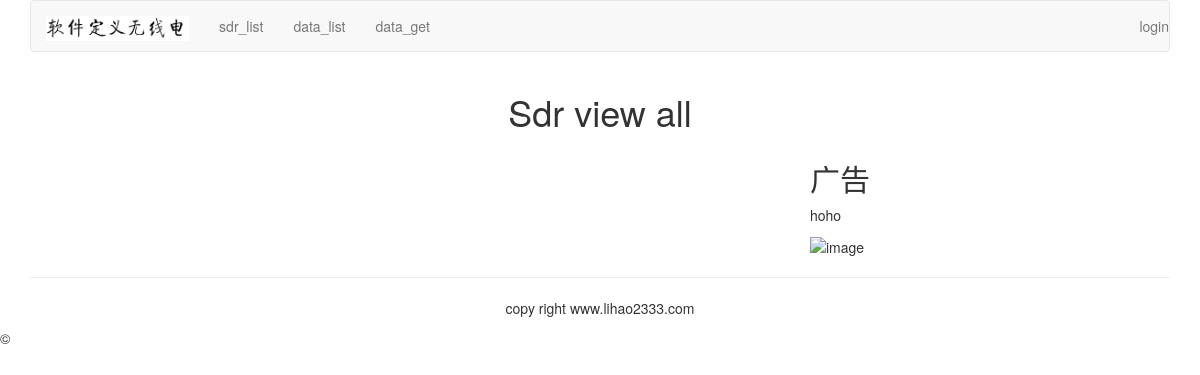
Before: /sdrpub/ with the older database file.
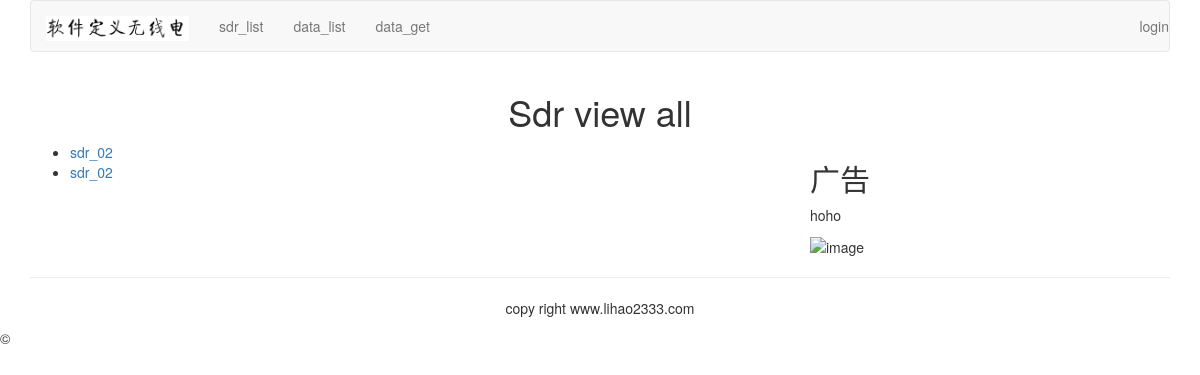
After: the same page with the newer database file.
### sdrpub/models.py (models this page shows, shortened)
class Sdr(models.Model):
    ip = models.GenericIPAddressField(primary_key=True)
    name = models.CharField(max_length=20)
    loc_x = models.FloatField(max_length=10)
    loc_y = models.FloatField(max_length=10)
    state = models.BooleanField(default=True)

### sdrpub/views.py (the view)
def sdr_list(request):
    sdrs = Sdr.objects.all()
    return render(request,"sdr/list.html", {"sdrs":sdrs} )

### templates/sdr/list.html (shortened to what this page needs)
{%extends "base.html"%}
{% block content%}
{% load staticfiles %}
<div class="row text-center vertial-middle-sm">
        <h1>Sdr view all</h1>
</div>
<div class="row">
        <div class="col-xs-12 col-md-8">
                <ul>
						{% for sdr in sdrs%}
                    <li><a href="{{sdr.ip}}">{{sdr.name}}</a></li>
						{% endfor %}
                </ul>
        </div>
        <div class="col-xs-6 col-md-4">
				<h2>广告</h2>
                <p>hoho</p>
                <img src="{% static '/image/test.png' %}" alt="image" width="100" height="100">
        </div>
</div>
{%endblock%}

Changed rows visible on the page:
added Sdr: name "sdr_02"
added Sdr: name "sdr_02"
